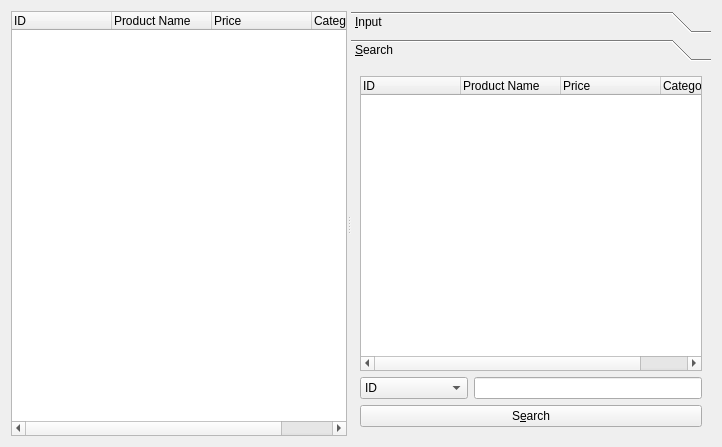
<?xml version="1.0" encoding="UTF-8"?>
<ui version="4.0">
 <class>ProductManagerForm</class>
 <widget class="QWidget" name="ProductManagerForm">
  <property name="geometry">
   <rect>
    <x>0</x>
    <y>0</y>
    <width>722</width>
    <height>447</height>
   </rect>
  </property>
  <property name="windowTitle">
   <string>Client Info</string>
  </property>
  <layout class="QVBoxLayout" name="verticalLayout_2">
   <item>
    <widget class="QSplitter" name="splitter">
     <property name="orientation">
      <enum>Qt::Horizontal</enum>
     </property>
     <widget class="QWidget" name="layoutWidget">
      <layout class="QVBoxLayout" name="listVerticalLayout">
       <item>
        <widget class="QTreeWidget" name="treeWidget">
         <property name="rootIsDecorated">
          <bool>false</bool>
         </property>
         <column>
          <property name="text">
           <string>ID</string>
          </property>
         </column>
         <column>
          <property name="text">
           <string>Product Name</string>
          </property>
         </column>
         <column>
          <property name="text">
           <string>Price</string>
          </property>
         </column>
         <column>
          <property name="text">
           <string>Category</string>
          </property>
         </column>
        </widget>
       </item>
      </layout>
     </widget>
     <widget class="QToolBox" name="toolBox">
      <property name="currentIndex">
       <number>1</number>
      </property>
      <widget class="QWidget" name="inputPage">
       <property name="geometry">
        <rect>
         <x>0</x>
         <y>0</y>
         <width>360</width>
         <height>387</height>
        </rect>
       </property>
       <attribute name="label">
        <string>&amp;Input</string>
       </attribute>
       <layout class="QVBoxLayout" name="verticalLayout">
        <item>
         <layout class="QFormLayout" name="clientFormLayout">
          <item row="0" column="0">
           <widget class="QLabel" name="idLabel">
            <property name="text">
             <string>I&amp;D</string>
            </property>
            <property name="buddy">
             <cstring>idLineEdit</cstring>
            </property>
           </widget>
          </item>
          <item row="1" column="0">
           <widget class="QLabel" name="productnameLabel">
            <property name="text">
             <string>&amp;Product Name</string>
            </property>
            <property name="buddy">
             <cstring>productnameLineEdit</cstring>
            </property>
           </widget>
          </item>
          <item row="3" column="0">
           <widget class="QLabel" name="categoryLabel">
            <property name="text">
             <string>&amp;Category</string>
            </property>
            <property name="buddy">
             <cstring>categoryLineEdit</cstring>
            </property>
           </widget>
          </item>
          <item row="2" column="0">
           <widget class="QLabel" name="priceLabel">
            <property name="text">
             <string>&amp;Price</string>
            </property>
            <property name="buddy">
             <cstring>priceLineEdit</cstring>
            </property>
           </widget>
          </item>
          <item row="0" column="1">
           <widget class="QLineEdit" name="idLineEdit">
            <property name="readOnly">
             <bool>true</bool>
            </property>
           </widget>
          </item>
          <item row="1" column="1">
           <widget class="QLineEdit" name="productnameLineEdit"/>
          </item>
          <item row="2" column="1">
           <widget class="QLineEdit" name="priceLineEdit"/>
          </item>
          <item row="3" column="1">
           <widget class="QLineEdit" name="categoryLineEdit"/>
          </item>
         </layout>
        </item>
        <item>
         <spacer name="verticalSpacer">
          <property name="orientation">
           <enum>Qt::Vertical</enum>
          </property>
          <property name="sizeHint" stdset="0">
           <size>
            <width>20</width>
            <height>40</height>
           </size>
          </property>
         </spacer>
        </item>
        <item>
         <layout class="QHBoxLayout" name="addHorizontalLayout">
          <item>
           <widget class="QPushButton" name="addPushButton">
            <property name="text">
             <string>&amp;Add</string>
            </property>
           </widget>
          </item>
          <item>
           <widget class="QPushButton" name="modifyPushButton">
            <property name="text">
             <string>&amp;Modify</string>
            </property>
           </widget>
          </item>
         </layout>
        </item>
       </layout>
      </widget>
      <widget class="QWidget" name="searchPage">
       <property name="geometry">
        <rect>
         <x>0</x>
         <y>0</y>
         <width>360</width>
         <height>387</height>
        </rect>
       </property>
       <attribute name="label">
        <string>&amp;Search</string>
       </attribute>
       <layout class="QVBoxLayout" name="verticalLayout_3">
        <item>
         <widget class="QTreeWidget" name="searchTreeWidget">
          <property name="rootIsDecorated">
           <bool>false</bool>
          </property>
          <column>
           <property name="text">
            <string>ID</string>
           </property>
          </column>
          <column>
           <property name="text">
            <string>Product Name</string>
           </property>
          </column>
          <column>
           <property name="text">
            <string>Price</string>
           </property>
          </column>
          <column>
           <property name="text">
            <string>Category</string>
           </property>
          </column>
         </widget>
        </item>
        <item>
         <layout class="QHBoxLayout" name="horizontalLayout">
          <item>
           <widget class="QComboBox" name="searchComboBox">
            <item>
             <property name="text">
              <string>ID</string>
             </property>
            </item>
            <item>
             <property name="text">
              <string>Product Name</string>
             </property>
            </item>
            <item>
             <property name="text">
              <string>Price</string>
             </property>
            </item>
            <item>
             <property name="text">
              <string>Category</string>
             </property>
            </item>
           </widget>
          </item>
          <item>
           <widget class="QLineEdit" name="searchLineEdit"/>
          </item>
         </layout>
        </item>
        <item>
         <widget class="QPushButton" name="searchPushButton">
          <property name="text">
           <string>S&amp;earch</string>
          </property>
         </widget>
        </item>
       </layout>
      </widget>
     </widget>
    </widget>
   </item>
  </layout>
 </widget>
 <resources/>
 <connections/>
</ui>
